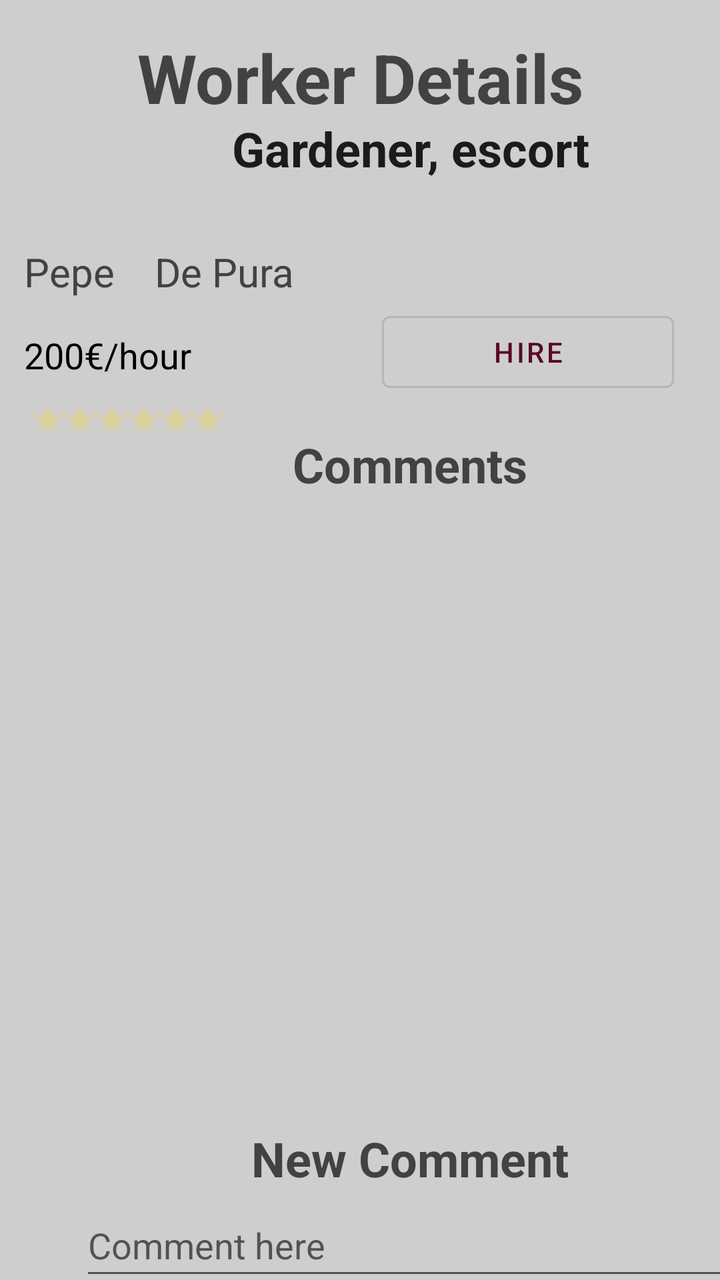
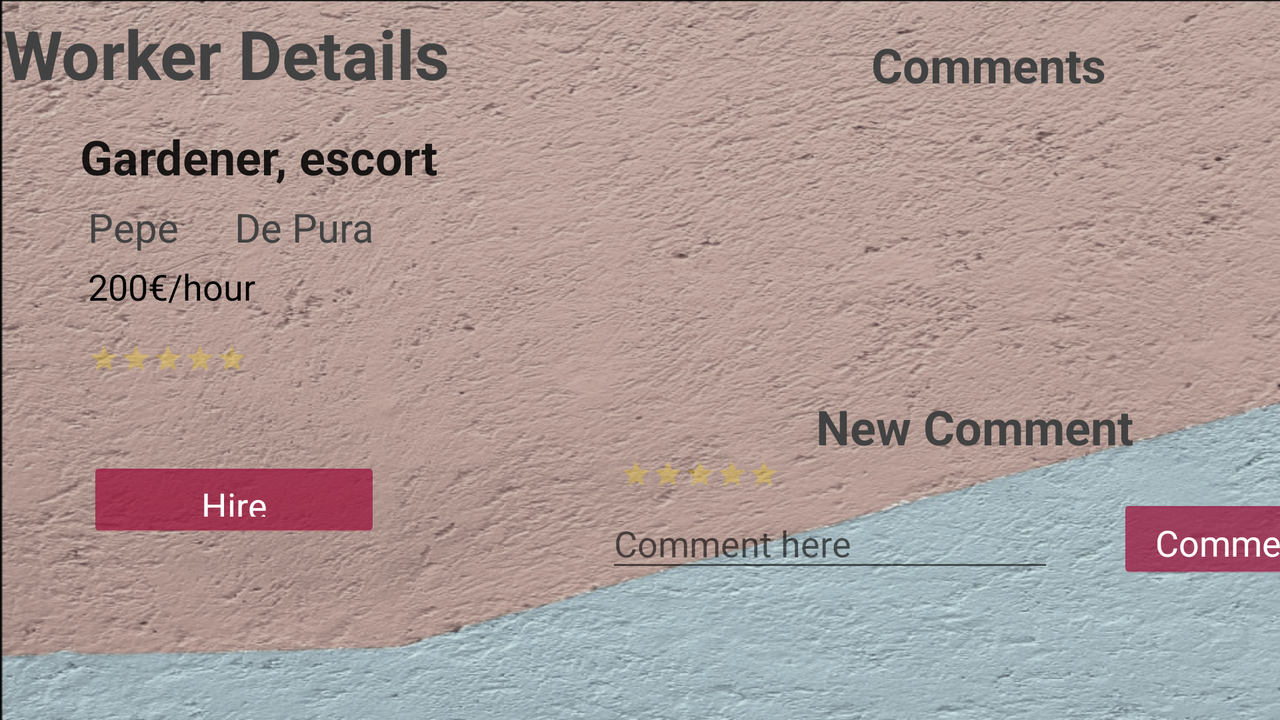

Compare how this app lays out the same screen by default and in its alternative resource folder. The renders come first, then the two layout files and the values they reference.
<!-- AndroidManifest.xml: application theme Theme.Casayuda -->
<!-- res/layout/activity_worker_detail.xml -->
<?xml version="1.0" encoding="utf-8"?>
<androidx.constraintlayout.widget.ConstraintLayout xmlns:android="http://schemas.android.com/apk/res/android"
    xmlns:app="http://schemas.android.com/apk/res-auto"
    xmlns:tools="http://schemas.android.com/tools"
    android:layout_width="match_parent"
    android:layout_height="match_parent"
    android:background="#57737070"
    tools:context=".screens.nearbyworker.WorkerDetailActivity">


    <TextView
        android:id="@+id/surname"
        android:layout_width="wrap_content"
        android:layout_height="wrap_content"
        android:layout_marginStart="20dp"
        android:layout_marginTop="32dp"
        android:text="@string/surname"
        android:textColor="@color/cardview_dark_background"
        android:textSize="20sp"
        app:layout_constraintStart_toEndOf="@id/name"
        app:layout_constraintTop_toBottomOf="@+id/services" />

    <TextView
        android:id="@+id/name"
        android:layout_width="wrap_content"
        android:layout_height="wrap_content"
        android:layout_marginStart="12dp"
        android:layout_marginTop="32dp"
        android:text="@string/name"
        android:textColor="@color/cardview_dark_background"
        android:textSize="20sp"
        app:layout_constraintStart_toStartOf="parent"
        app:layout_constraintTop_toBottomOf="@+id/services" />

    <TextView
        android:id="@+id/price"
        android:layout_width="wrap_content"
        android:layout_height="wrap_content"
        android:layout_marginStart="12dp"
        android:layout_marginTop="16dp"
        android:text="@string/price"
        android:textColor="@color/black"
        android:textSize="18sp"
        app:layout_constraintStart_toStartOf="parent"
        app:layout_constraintTop_toBottomOf="@+id/name" />

    <TextView
        android:id="@+id/services"
        android:layout_width="330dp"
        android:layout_height="wrap_content"
        android:layout_marginStart="40dp"
        android:layout_marginTop="2dp"
        android:text="@string/services"
        android:textAlignment="center"
        android:textColor="@color/material_on_background_emphasis_high_type"
        android:textSize="24sp"
        android:textStyle="bold"
        app:layout_constraintStart_toStartOf="parent"
        app:layout_constraintTop_toBottomOf="@+id/comments2" />

    <RatingBar
        android:id="@+id/rating"
        style="?android:attr/ratingBarStyleSmall"
        android:layout_width="99dp"
        android:layout_height="18dp"
        android:layout_marginStart="16dp"
        android:layout_marginTop="12dp"
        android:isIndicator="true"
        android:numStars="5"
        android:progressBackgroundTint="@color/gold"
        android:progressTint="@color/gold"
        android:stepSize="0.1"
        app:layout_constraintStart_toStartOf="parent"
        app:layout_constraintTop_toBottomOf="@id/price" />

    <ScrollView
        android:layout_width="403dp"
        android:layout_height="508dp"
        android:layout_marginStart="4dp"
        app:layout_constraintStart_toStartOf="parent"
        app:layout_constraintTop_toBottomOf="@+id/hire_button">

        <androidx.constraintlayout.widget.ConstraintLayout
            android:layout_width="match_parent"
            android:layout_height="537dp"
            app:layout_constraintEnd_toEndOf="parent"
            app:layout_constraintHorizontal_bias="0"
            app:layout_constraintStart_toStartOf="parent"
            tools:layout_editor_absoluteY="1dp">


            <TextView
                android:id="@+id/comments"
                android:layout_width="330dp"
                android:layout_height="34dp"
                android:layout_marginStart="36dp"
                android:layout_marginTop="16dp"
                android:text="@string/comments"
                android:textAlignment="center"
                android:textAllCaps="false"
                android:textColor="@color/cardview_dark_background"
                android:textSize="24sp"
                android:textStyle="bold"
                app:layout_constraintStart_toStartOf="parent"
                app:layout_constraintTop_toTopOf="parent" />

            <androidx.recyclerview.widget.RecyclerView
                android:id="@+id/worker_detail_recycler_view"
                android:layout_width="358dp"
                android:layout_height="293dp"
                android:layout_marginStart="10dp"
                android:layout_marginTop="8dp"
                app:layout_constraintStart_toStartOf="parent"
                app:layout_constraintTop_toBottomOf="@+id/comments" />

            <TextView
                android:id="@+id/new_comment_title"
                android:layout_width="330dp"
                android:layout_height="34dp"
                android:layout_marginStart="36dp"
                android:layout_marginTop="12dp"
                android:text="@string/new_comment"
                android:textAlignment="center"
                android:textColor="@color/cardview_dark_background"
                android:textSize="24sp"
                android:textStyle="bold"
                app:layout_constraintStart_toStartOf="parent"
                app:layout_constraintTop_toBottomOf="@+id/worker_detail_recycler_view" />

            <EditText
                android:id="@+id/workerCommentTextView"
                android:layout_width="328dp"
                android:layout_height="48dp"
                android:layout_marginStart="36dp"
                android:hint="@string/hint_comment"
                android:inputType="text"
                app:layout_constraintStart_toStartOf="parent"
                app:layout_constraintTop_toBottomOf="@+id/new_comment_title" />

            <Button
                android:id="@+id/worker_comment_button"
                style="@style/Widget.MaterialComponents.Button.TextButton"
                android:layout_width="120dp"
                android:layout_height="41dp"
                android:text="@string/comment"
                android:textColor="@color/casayuda_primaryDark"
                app:layout_constraintEnd_toEndOf="parent"
                app:layout_constraintHorizontal_bias="0.88"
                app:layout_constraintStart_toStartOf="parent"
                app:layout_constraintTop_toBottomOf="@+id/workerCommentTextView"
                tools:ignore="TouchTargetSizeCheck" />

            <RatingBar
                android:id="@+id/workerCommentRatingBar"
                style="?android:attr/ratingBarStyleSmall"
                android:layout_width="wrap_content"
                android:layout_height="20dp"
                android:layout_marginStart="48dp"
                android:layout_marginTop="12dp"
                android:isIndicator="false"
                android:numStars="5"
                android:progressBackgroundTint="@color/gold"
                android:progressTint="@color/gold"
                android:stepSize="0.1"
                app:layout_constraintStart_toStartOf="parent"
                app:layout_constraintTop_toBottomOf="@+id/workerCommentTextView"
                tools:ignore="SpeakableTextPresentCheck" />

        </androidx.constraintlayout.widget.ConstraintLayout>


    </ScrollView>

    <Button
        android:id="@+id/hire_button"
        android:layout_width="146dp"
        android:layout_height="48dp"
        android:layout_marginTop="152dp"
        android:text="@string/hire"
        android:textColor="@color/casayuda_primaryDark"
        app:iconTint="@color/gold"
        app:layout_constraintEnd_toEndOf="parent"
        app:layout_constraintHorizontal_bias="0.807"
        app:layout_constraintStart_toEndOf="@+id/price"
        app:layout_constraintTop_toTopOf="parent"
        style="?attr/materialButtonOutlinedStyle"/>

    <TextView
        android:id="@+id/previuslyHireTextView"
        android:layout_width="wrap_content"
        android:layout_height="wrap_content"
        android:layout_marginTop="116dp"
        android:textColor="@color/cardview_shadow_start_color"
        android:textSize="20sp"
        app:layout_constraintEnd_toEndOf="parent"
        app:layout_constraintHorizontal_bias="0.609"
        app:layout_constraintStart_toEndOf="@+id/surname"
        app:layout_constraintTop_toTopOf="parent" />

    <TextView
        android:id="@+id/comments2"
        android:layout_width="match_parent"
        android:layout_height="40dp"
        android:layout_marginTop="16dp"
        android:text="@string/worker_details"
        android:textAlignment="center"
        android:textColor="@color/cardview_dark_background"
        android:textSize="34sp"
        android:textStyle="bold"
        app:layout_constraintStart_toStartOf="parent"
        app:layout_constraintTop_toTopOf="parent" />


</androidx.constraintlayout.widget.ConstraintLayout>
<!-- resources referenced by this layout -->
<resources>
  <color name="black">#FF000000</color>
  <color name="casayuda_primaryDark">#590b22</color>
  <color name="gold">#FFD700</color>
  <string name="comment">Comment</string>
  <string name="comments">Comments</string>
  <string name="hint_comment">Comment here</string>
  <string name="hire">Hire</string>
  <string name="name">Pepe</string>
  <string name="new_comment">New Comment</string>
  <string name="price">200€/hour</string>
  <string name="services">Gardener, escort</string>
  <string name="surname">De Pura</string>
  <string name="worker_details">Worker Details</string>
  <style name="Theme.Casayuda" parent="Theme.MaterialComponents.DayNight.DarkActionBar">
          
          <item name="android:windowCloseOnTouchOutside">true</item>
          <item name="colorPrimary">@color/casayuda_primaryLight</item>
          <item name="colorPrimaryVariant">@color/casayuda_primaryDark</item>
          <item name="colorOnPrimary">@color/white</item>
          
          <item name="colorSecondary">@color/teal_200</item>
          <item name="colorSecondaryVariant">@color/teal_700</item>
          <item name="colorOnSecondary">@color/black</item>
          
          <item name="android:statusBarColor" tools:targetApi="l">?attr/colorPrimaryDark</item>
          
      </style>
  <color name="casayuda_primaryLight">#9b133b</color>
  <color name="white">#FFFFFFFF</color>
  <color name="teal_200">#FF03DAC5</color>
  <color name="teal_700">#FF018786</color>
</resources>
<!-- res/layout-land/activity_worker_detail.xml (the repository's variant of the layout above) -->
<!-- drawn on the phone turned sideways -->
<?xml version="1.0" encoding="utf-8"?>
<androidx.constraintlayout.widget.ConstraintLayout xmlns:android="http://schemas.android.com/apk/res/android"
    xmlns:app="http://schemas.android.com/apk/res-auto"
    xmlns:tools="http://schemas.android.com/tools"
    android:layout_width="match_parent"
    android:layout_height="match_parent"
    android:background="@drawable/portrait_screen_worker_detail"
    tools:context=".screens.worker.WorkerDetailActivity">


    <ImageView
        android:id="@+id/imageView"
        android:layout_width="0dp"
        android:layout_height="0dp"
        android:layout_marginEnd="205dp"
        android:alpha="0.45"
        android:scaleType="center"
        android:src="@drawable/portrait_screen_worker_detail"
        app:layout_constraintBottom_toBottomOf="parent"
        app:layout_constraintEnd_toStartOf="@+id/services"
        app:layout_constraintStart_toStartOf="parent"
        app:layout_constraintTop_toTopOf="parent"
        app:srcCompat="@drawable/portrait_screen_worker_detail" />


    <TextView
        android:id="@+id/name"
        android:layout_width="wrap_content"
        android:layout_height="wrap_content"
        android:layout_marginStart="44dp"
        android:layout_marginTop="4dp"
        android:text="@string/name"
        android:textColor="@color/cardview_dark_background"
        android:textSize="20sp"
        app:layout_constraintStart_toStartOf="parent"
        app:layout_constraintTop_toBottomOf="@+id/services" />

    <RatingBar
        android:id="@+id/rating"
        style="?android:attr/ratingBarStyleSmall"
        android:layout_width="80dp"
        android:layout_height="16dp"
        android:layout_marginStart="44dp"
        android:layout_marginTop="16dp"
        android:isIndicator="true"
        android:numStars="5"
        android:progressBackgroundTint="@color/gold"
        android:progressTint="@color/gold"
        android:stepSize="0.1"
        app:layout_constraintStart_toStartOf="parent"
        app:layout_constraintTop_toBottomOf="@id/price" />

    <TextView
        android:id="@+id/price"
        android:layout_width="wrap_content"
        android:layout_height="wrap_content"
        android:layout_marginStart="44dp"
        android:layout_marginTop="4dp"
        android:text="@string/price"
        android:textColor="@color/black"
        android:textSize="18sp"
        app:layout_constraintStart_toStartOf="parent"
        app:layout_constraintTop_toBottomOf="@+id/name" />

    <TextView
        android:id="@+id/surname"
        android:layout_width="wrap_content"
        android:layout_height="wrap_content"
        android:layout_marginStart="28dp"
        android:layout_marginTop="4dp"
        android:text="@string/surname"
        android:textColor="@color/cardview_dark_background"
        android:textSize="20sp"
        app:layout_constraintStart_toEndOf="@id/name"
        app:layout_constraintTop_toBottomOf="@+id/services" />


    <TextView
        android:id="@+id/services"
        android:layout_width="258dp"
        android:layout_height="34dp"
        android:layout_marginTop="20dp"
        android:text="@string/services"
        android:textAlignment="center"
        android:textColor="@color/material_on_background_emphasis_high_type"
        android:textSize="24sp"
        android:textStyle="bold"
        app:layout_constraintStart_toStartOf="parent"
        app:layout_constraintTop_toBottomOf="@+id/comments2" />

    <TextView
        android:id="@+id/comments"
        android:layout_width="369dp"
        android:layout_height="32dp"
        android:layout_marginStart="84dp"
        android:layout_marginTop="16dp"
        android:text="@string/comments"
        android:textAlignment="center"
        android:textAllCaps="false"
        android:textColor="@color/cardview_dark_background"
        android:textSize="24sp"
        android:textStyle="bold"
        app:layout_constraintStart_toEndOf="@+id/comments2"
        app:layout_constraintTop_toTopOf="parent" />

    <androidx.recyclerview.widget.RecyclerView
        android:id="@+id/worker_detail_recycler_view"
        android:layout_width="397dp"
        android:layout_height="137dp"
        android:layout_marginStart="308dp"
        android:layout_marginTop="8dp"
        android:background="@color/material_on_primary_disabled"
        app:layout_constraintStart_toStartOf="parent"
        app:layout_constraintTop_toBottomOf="@+id/comments" />

    <TextView
        android:id="@+id/new_comment_title"
        android:layout_width="369dp"
        android:layout_height="32dp"
        android:layout_marginStart="120dp"
        android:layout_marginTop="4dp"
        android:text="@string/new_comment"
        android:textAlignment="center"
        android:textColor="@color/cardview_dark_background"
        android:textSize="24sp"
        android:textStyle="bold"
        app:layout_constraintStart_toEndOf="@+id/previuslyHireTextView"
        app:layout_constraintTop_toBottomOf="@+id/worker_detail_recycler_view" />

    <TextView
        android:id="@+id/previuslyHireTextView"
        android:layout_width="146dp"
        android:layout_height="wrap_content"
        android:layout_marginTop="16dp"
        android:text=""
        android:textColor="@color/cardview_shadow_start_color"
        android:textSize="20sp"
        app:layout_constraintEnd_toEndOf="parent"
        app:layout_constraintHorizontal_bias="0.075"
        app:layout_constraintStart_toStartOf="parent"
        app:layout_constraintTop_toBottomOf="@+id/rating" />

    <Button
        android:id="@+id/hire_button"
        style="@android:style/Widget.Holo.Button"
        android:layout_width="146dp"
        android:layout_height="38dp"
        android:layout_marginStart="44dp"
        android:text="@string/hire"
        android:textColor="@color/white"
        app:iconTint="@color/gold"
        app:layout_constraintStart_toStartOf="parent"
        app:layout_constraintTop_toBottomOf="@+id/previuslyHireTextView" />

    <TextView
        android:id="@+id/comments2"
        android:layout_width="226dp"
        android:layout_height="38dp"
        android:layout_marginTop="4dp"
        android:text="@string/worker_details"
        android:textAlignment="center"
        android:textColor="@color/cardview_dark_background"
        android:textSize="34sp"
        android:textStyle="bold"
        app:layout_constraintStart_toStartOf="parent"
        app:layout_constraintTop_toTopOf="parent" />

    <EditText
        android:id="@+id/workerCommentTextView"
        android:layout_width="224dp"
        android:layout_height="42dp"
        android:layout_marginStart="120dp"
        android:hint="@string/hint_comment"
        android:inputType="text"
        app:layout_constraintStart_toEndOf="@+id/previuslyHireTextView"
        app:layout_constraintTop_toBottomOf="@+id/workerCommentRatingBar" />

    <Button
        android:id="@+id/worker_comment_button"
        style="@android:style/Widget.Holo.Button"
        android:layout_width="116dp"
        android:layout_height="40dp"
        android:layout_marginStart="32dp"
        android:layout_marginTop="20dp"
        android:onClick="onclickComment"
        android:text="@string/comment"
        android:textColor="@color/white"
        app:layout_constraintStart_toEndOf="@+id/workerCommentTextView"
        app:layout_constraintTop_toBottomOf="@+id/new_comment_title" />

    <RatingBar
        android:id="@+id/workerCommentRatingBar"
        style="?android:attr/ratingBarStyleSmall"
        android:layout_width="wrap_content"
        android:layout_height="20dp"
        android:layout_marginStart="120dp"
        android:isIndicator="false"
        android:numStars="5"
        android:progressBackgroundTint="@color/gold"
        android:progressTint="@color/gold"
        android:stepSize="0.1"
        app:layout_constraintStart_toEndOf="@+id/hire_button"
        app:layout_constraintTop_toBottomOf="@+id/new_comment_title" />


</androidx.constraintlayout.widget.ConstraintLayout>
<!-- resources referenced by the variant -->
<!-- as the phone turned sideways resolves them -->
<resources>
  <color name="black">#FF000000</color>
  <color name="gold">#FFD700</color>
  <color name="white">#FFFFFFFF</color>
  <!-- drawable portrait_screen_worker_detail: png bitmap (drawable, 699199 bytes) -->
  <string name="comment">Comment</string>
  <string name="comments">Comments</string>
  <string name="hint_comment">Comment here</string>
  <string name="hire">Hire</string>
  <string name="name">Pepe</string>
  <string name="new_comment">New Comment</string>
  <string name="price">200€/hour</string>
  <string name="services">Gardener, escort</string>
  <string name="surname">De Pura</string>
  <string name="worker_details">Worker Details</string>
  <style name="Theme.Casayuda" parent="Theme.MaterialComponents.DayNight.DarkActionBar">
          
          <item name="android:windowCloseOnTouchOutside">true</item>
          <item name="colorPrimary">@color/casayuda_primaryLight</item>
          <item name="colorPrimaryVariant">@color/casayuda_primaryDark</item>
          <item name="colorOnPrimary">@color/white</item>
          
          <item name="colorSecondary">@color/teal_200</item>
          <item name="colorSecondaryVariant">@color/teal_700</item>
          <item name="colorOnSecondary">@color/black</item>
          
          <item name="android:statusBarColor" tools:targetApi="l">?attr/colorPrimaryDark</item>
          
      </style>
  <color name="casayuda_primaryLight">#9b133b</color>
  <color name="casayuda_primaryDark">#590b22</color>
  <color name="teal_200">#FF03DAC5</color>
  <color name="teal_700">#FF018786</color>
</resources>
